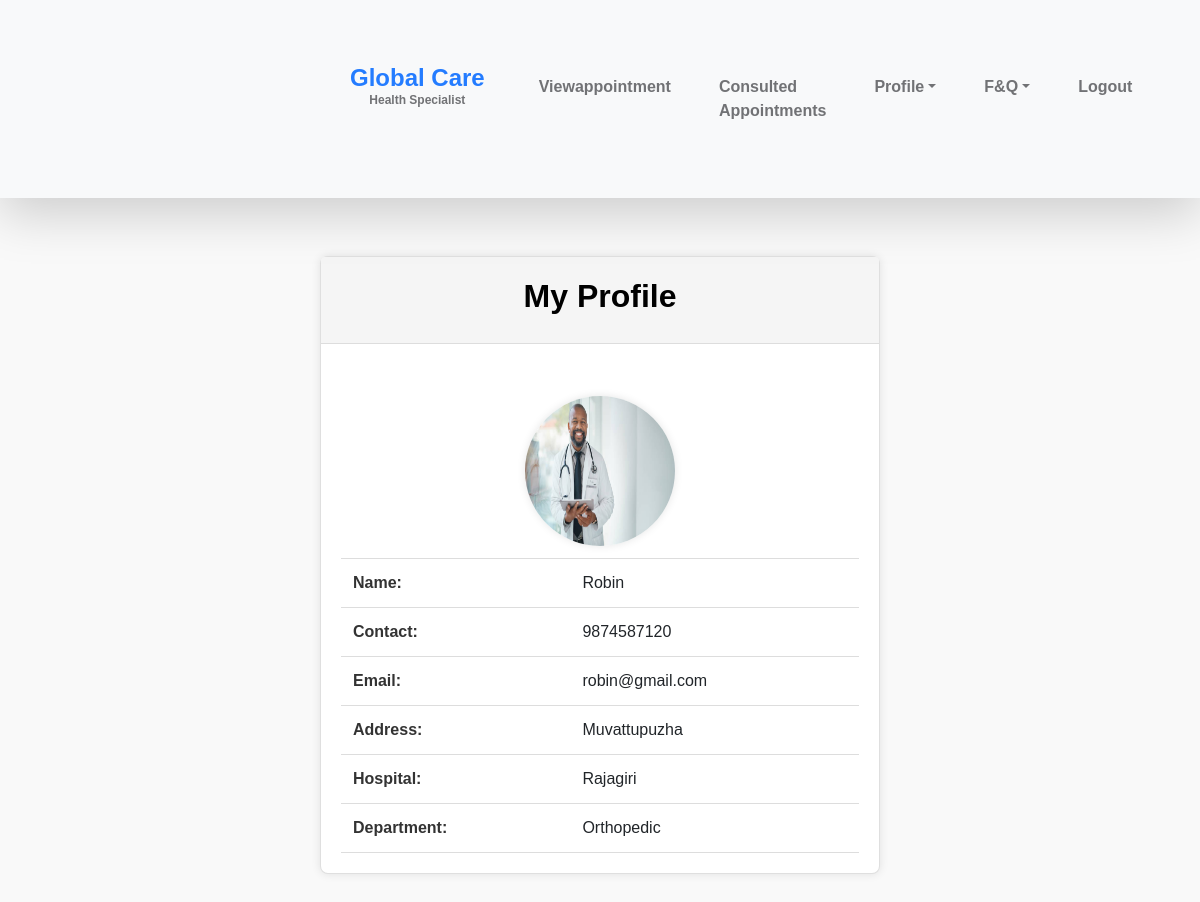
/wDoctor/Myprofile/ (signed in), run on the app's committed database.
### Hospital/models.py (models this page shows)
class tbl_doctor(models.Model):
    doctor_name=models.CharField(max_length=50)
    doctor_address=models.CharField(max_length=50)
    doctor_Contact=models.CharField(max_length=50)
    doctor_gender=models.CharField(max_length=50)
    doctor_email=models.CharField(max_length=50)
    Department=models.ForeignKey(tbl_department,on_delete=models.CASCADE)
    doctor_photo=models.FileField(upload_to='HosDoc/')
    doctor_proof=models.FileField(upload_to='HosDoc/')
    doctor_password=models.CharField(max_length=50)
    hospital=models.ForeignKey(tbl_newhospital,on_delete=models.CASCADE,null=True)

### Guest/models.py (models this page shows)
class tbl_newhospital(models.Model):
    hospital_name=models.CharField(max_length=50)
    hospital_email=models.CharField(max_length=50)
    hospital_contact=models.CharField(max_length=50)
    hospital_address=models.CharField(max_length=50)
    hospital_logo=models.FileField(upload_to='HosDoc/')
    hospital_proof=models.FileField(upload_to='HosDOc/')
    hospital_password=models.CharField(max_length=50)
    hospital_vstatus=models.CharField(max_length=2,default=0)
    hospitaltype=models.ForeignKey(tbl_hospitaltype,on_delete=models.CASCADE)
    place=models.ForeignKey(tbl_place,on_delete=models.CASCADE)

### Admin/models.py (models this page shows)
class tbl_department(models.Model):
    Department=models.CharField(max_length=50)

### Doctor/views.py (the view)
# urls.py: path('Myprofile/',views.Myprofile,name='Myprofile'),
def Myprofile(request):
        docdata=tbl_doctor.objects.get(id=request.session["docid"])
        return render(request,"Doctor/Myprofile.html",{'doc':docdata})

### Doctor/Templates/Doctor/Myprofile.html (shortened to what this page needs)
{% extends 'Doctor/Head.html' %}
{% load static %}
{% block content %}
<!DOCTYPE html>
<html lang="en">
<head>
    <link rel="stylesheet" href="https://cdnjs.cloudflare.com/ajax/libs/font-awesome/5.15.3/css/all.min.css">
</head>
<body>
    <br><br><br><br><br><br><br><br><br>
    <div class="container">
        <div class="card">
            <div class="card-header">
                <h3 align="center"> My Profile</h3>
            </div>
            <div class="card-body">
                <form action="" method="post">
                    <table>
                        <tr>
                            <td colspan="2" align="center"><img src="{{doc.doctor_photo.url}}" class="profile-img" width="150" height="150" alt="Profile Picture"></td>
                        </tr>
                        <tr>
                            <th>Name:</th>
                            <td>{{doc.doctor_name}}</td>
                        </tr>
                        <tr>
                            <th>Contact:</th>
                            <td>{{doc.doctor_Contact}}</td>
                        </tr>
                        <tr>
                            <th>Email:</th>
                            <td>{{doc.doctor_email}}</td>
                        </tr>
                        <tr>
                            <th>Address:</th>
                            <td>{{doc.doctor_address}}</td>
                        </tr>
                        <tr>
                            <th>Hospital:</th>
                            <td>{{doc.hospital.hospital_name}}</td>
                        </tr>
                        <tr>
                            <th>Department:</th>
                            <td>{{doc.Department.Department}}</td>
                        </tr>
                    </table>
                </form>
            </div>
        </div>
    </div>
</body>
</html>
{% endblock content %}

### Guest/static/Doctor/css/templatemo-medic-care.css (style rules this page uses)
:root { --white-color: #FFFFFF; --primary-color: #247cff; --section-bg-color: #F9F9F9; --dark-color: #000000; --title-color: #565758; --p-color: #717275; --border-color: #eaeaea; --body-font-family: 'Open Sans', sans-serif; --h1-font-size: 48px; --h2-font-size: 36px; --h3-font-size: 32px; --h4-font-size: 28px; --h5-font-size: 24px; --h6-font-size: 22px; --p-font-size: 18px; --menu-font-size: 16px; --font-weight-light: 300; --font-weight-normal: 400; --font-weight-semibold: 600; --font-weight-bold: 700; }
body { background: var(--white-color); font-family: var(--body-font-family); position: relative; padding-top: 94px; }
h2, h3, h4, h5, h6 { color: var(--dark-color); line-height: inherit; }
h1, h2, h3, h4, h5, h6 { font-weight: var(--font-weight-semibold); }
h3 { font-size: var(--h3-font-size); }

### Doctor/Templates/Doctor/Myprofile.html (style rules this page uses)
body { font-family: Arial, sans-serif; background-color: #f9f9f9; margin: 0; padding: 0; }
.container { max-width: 600px; margin: 20px auto; padding: 20px; }
.card { background-color: #fff; border-radius: 8px; box-shadow: 0 0 10px rgba(0, 0, 0, 0.1); }
.card-header { background-color: #f5f5f5; padding: 15px; border-bottom: 1px solid #ddd; border-top-left-radius: 8px; border-top-right-radius: 8px; }
.card-body { padding: 20px; }
.profile-img { display: block; margin: auto; border-radius: 50%; box-shadow: 0 0 8px rgba(0, 0, 0, 0.1); }
table { width: 100%; border-collapse: collapse; margin-top: 20px; }
th, td { padding: 12px; border-bottom: 1px solid #ddd; text-align: left; }
th { color: #333; }

### data on the page
tbl_doctor: doctor_photo (picture), doctor_name "Robin", doctor_Contact "9874587120", doctor_email "robin@gmail.com", doctor_address "Muvattupuzha", hospital.hospital_name "Rajagiri", Department.Department "Orthopedic"
